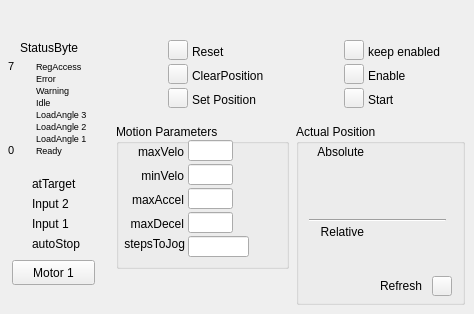
      <widget class="QWidget" name="control">
       <attribute name="title">
        <string>Control</string>
       </attribute>
       <widget class="TButton" name="tbutton2">
        <property name="geometry">
         <rect>
          <x>344</x>
          <y>64</y>
          <width>20</width>
          <height>20</height>
         </rect>
        </property>
        <property name="variable" stdset="0">
         <string>$(P):LO:SC:$(R):CBYTE</string>
        </property>
        <property name="variableSubstitutions" stdset="0">
         <string>P=CHA,R=2531-1-2</string>
        </property>
        <property name="subscribe" stdset="0">
         <bool>true</bool>
        </property>
        <property name="showLabel" stdset="0">
         <bool>false</bool>
        </property>
       </widget>
       <widget class="QLabel" name="SB_label_5">
        <property name="geometry">
         <rect>
          <x>36</x>
          <y>84</y>
          <width>65</width>
          <height>12</height>
         </rect>
        </property>
        <property name="font">
         <font>
          <pointsize>7</pointsize>
         </font>
        </property>
        <property name="text">
         <string>Warning</string>
        </property>
       </widget>
       <widget class="QEBitStatus" name="qebitstatus">
        <property name="geometry">
         <rect>
          <x>20</x>
          <y>60</y>
          <width>12</width>
          <height>96</height>
         </rect>
        </property>
        <property name="Orientation">
         <enum>QBitStatus::LSB_On_Bottom</enum>
        </property>
        <property name="offColour">
         <color>
          <red>157</red>
          <green>171</green>
          <blue>193</blue>
         </color>
        </property>
        <property name="variable" stdset="0">
         <string>$(P):LI:$(R):SBYTE</string>
        </property>
        <property name="variableSubstitutions" stdset="0">
         <string>P=CHA,R=2531-1-2</string>
        </property>
       </widget>
       <widget class="QLabel" name="SB_label_7">
        <property name="geometry">
         <rect>
          <x>36</x>
          <y>60</y>
          <width>65</width>
          <height>12</height>
         </rect>
        </property>
        <property name="font">
         <font>
          <pointsize>7</pointsize>
         </font>
        </property>
        <property name="text">
         <string>RegAccess</string>
        </property>
       </widget>
       <widget class="QLabel" name="SB_label_3">
        <property name="geometry">
         <rect>
          <x>36</x>
          <y>108</y>
          <width>65</width>
          <height>12</height>
         </rect>
        </property>
        <property name="font">
         <font>
          <pointsize>7</pointsize>
         </font>
        </property>
        <property name="text">
         <string>LoadAngle 3</string>
        </property>
       </widget>
       <widget class="QLabel" name="SB_label_4">
        <property name="geometry">
         <rect>
          <x>36</x>
          <y>96</y>
          <width>65</width>
          <height>12</height>
         </rect>
        </property>
        <property name="font">
         <font>
          <pointsize>7</pointsize>
         </font>
        </property>
        <property name="text">
         <string>Idle</string>
        </property>
       </widget>
       <widget class="QLabel" name="SB_label_6">
        <property name="geometry">
         <rect>
          <x>36</x>
          <y>72</y>
          <width>65</width>
          <height>12</height>
         </rect>
        </property>
        <property name="font">
         <font>
          <pointsize>7</pointsize>
         </font>
        </property>
        <property name="text">
         <string>Error</string>
        </property>
       </widget>
       <widget class="QLabel" name="SB_label_1">
        <property name="geometry">
         <rect>
          <x>36</x>
          <y>132</y>
          <width>65</width>
          <height>12</height>
         </rect>
        </property>
        <property name="font">
         <font>
          <pointsize>7</pointsize>
         </font>
        </property>
        <property name="text">
         <string>LoadAngle 1</string>
        </property>
       </widget>
       <widget class="QLabel" name="SB_label_2">
        <property name="geometry">
         <rect>
          <x>36</x>
          <y>120</y>
          <width>65</width>
          <height>12</height>
         </rect>
        </property>
        <property name="font">
         <font>
          <pointsize>7</pointsize>
         </font>
        </property>
        <property name="text">
         <string>LoadAngle 2</string>
        </property>
       </widget>
       <widget class="QLabel" name="SB_label_0">
        <property name="geometry">
         <rect>
          <x>36</x>
          <y>144</y>
          <width>65</width>
          <height>12</height>
         </rect>
        </property>
        <property name="font">
         <font>
          <pointsize>7</pointsize>
         </font>
        </property>
        <property name="text">
         <string>Ready</string>
        </property>
       </widget>
       <widget class="QEBitStatus" name="qebitstatus_7">
        <property name="geometry">
         <rect>
          <x>12</x>
          <y>176</y>
          <width>16</width>
          <height>16</height>
         </rect>
        </property>
        <property name="numberOfBits">
         <number>1</number>
        </property>
        <property name="shift">
         <number>3</number>
        </property>
        <property name="onColour">
         <color>
          <red>0</red>
          <green>255</green>
          <blue>0</blue>
         </color>
        </property>
        <property name="offColour">
         <color>
          <red>156</red>
          <green>173</green>
          <blue>194</blue>
         </color>
        </property>
        <property name="variable" stdset="0">
         <string>$(P):LI:$(R):SWORD</string>
        </property>
        <property name="variableSubstitutions" stdset="0">
         <string>P=CHA,R=2531-1-2</string>
        </property>
       </widget>
       <widget class="QEBitStatus" name="qebitstatus_8">
        <property name="geometry">
         <rect>
          <x>12</x>
          <y>216</y>
          <width>16</width>
          <height>16</height>
         </rect>
        </property>
        <property name="numberOfBits">
         <number>1</number>
        </property>
        <property name="shift">
         <number>0</number>
        </property>
        <property name="onColour">
         <color>
          <red>0</red>
          <green>255</green>
          <blue>0</blue>
         </color>
        </property>
        <property name="offColour">
         <color>
          <red>156</red>
          <green>173</green>
          <blue>194</blue>
         </color>
        </property>
        <property name="variable" stdset="0">
         <string>$(P):LI:$(R):SWORD</string>
        </property>
        <property name="variableSubstitutions" stdset="0">
         <string>P=CHA,R=2531-1-2</string>
        </property>
       </widget>
       <widget class="QLabel" name="label_7">
        <property name="geometry">
         <rect>
          <x>32</x>
          <y>236</y>
          <width>56</width>
          <height>15</height>
         </rect>
        </property>
        <property name="text">
         <string>autoStop</string>
        </property>
       </widget>
       <widget class="QEBitStatus" name="qebitstatus_9">
        <property name="geometry">
         <rect>
          <x>12</x>
          <y>196</y>
          <width>16</width>
          <height>16</height>
         </rect>
        </property>
        <property name="numberOfBits">
         <number>1</number>
        </property>
        <property name="shift">
         <number>1</number>
        </property>
        <property name="onColour">
         <color>
          <red>0</red>
          <green>255</green>
          <blue>0</blue>
         </color>
        </property>
        <property name="offColour">
         <color>
          <red>156</red>
          <green>173</green>
          <blue>194</blue>
         </color>
        </property>
        <property name="variable" stdset="0">
         <string>$(P):LI:$(R):SWORD</string>
        </property>
        <property name="variableSubstitutions" stdset="0">
         <string>P=CHA,R=2531-1-2</string>
        </property>
       </widget>
       <widget class="QLabel" name="label_8">
        <property name="geometry">
         <rect>
          <x>32</x>
          <y>176</y>
          <width>56</width>
          <height>15</height>
         </rect>
        </property>
        <property name="text">
         <string>atTarget</string>
        </property>
       </widget>
       <widget class="QLabel" name="label_23">
        <property name="geometry">
         <rect>
          <x>32</x>
          <y>216</y>
          <width>56</width>
          <height>15</height>
         </rect>
        </property>
        <property name="text">
         <string>Input 1</string>
        </property>
       </widget>
       <widget class="QEBitStatus" name="qebitstatus_10">
        <property name="geometry">
         <rect>
          <x>12</x>
          <y>236</y>
          <width>16</width>
          <height>16</height>
         </rect>
        </property>
        <property name="numberOfBits">
         <number>1</number>
        </property>
        <property name="shift">
         <number>5</number>
        </property>
        <property name="onColour">
         <color>
          <red>0</red>
          <green>255</green>
          <blue>0</blue>
         </color>
        </property>
        <property name="offColour">
         <color>
          <red>255</red>
          <green>0</green>
          <blue>0</blue>
         </color>
        </property>
        <property name="variable" stdset="0">
         <string>$(P):LO:$(R):CBYTE</string>
        </property>
        <property name="variableSubstitutions" stdset="0">
         <string>P=CHA,R=2531-1-2</string>
        </property>
       </widget>
       <widget class="QLabel" name="label_24">
        <property name="geometry">
         <rect>
          <x>32</x>
          <y>196</y>
          <width>56</width>
          <height>15</height>
         </rect>
        </property>
        <property name="text">
         <string>Input 2</string>
        </property>
       </widget>
       <widget class="QPushButton" name="pushButtonM1">
        <property name="geometry">
         <rect>
          <x>12</x>
          <y>260</y>
          <width>83</width>
          <height>25</height>
         </rect>
        </property>
        <property name="text">
         <string>Motor 1</string>
        </property>
       </widget>
       <widget class="QLabel" name="label_25">
        <property name="geometry">
         <rect>
          <x>368</x>
          <y>68</y>
          <width>45</width>
          <height>16</height>
         </rect>
        </property>
        <property name="text">
         <string>Enable</string>
        </property>
       </widget>
       <widget class="QLabel" name="label_26">
        <property name="geometry">
         <rect>
          <x>368</x>
          <y>92</y>
          <width>45</width>
          <height>16</height>
         </rect>
        </property>
        <property name="text">
         <string>Start</string>
        </property>
       </widget>
       <widget class="TButton" name="tbutton3">
        <property name="geometry">
         <rect>
          <x>344</x>
          <y>88</y>
          <width>20</width>
          <height>20</height>
         </rect>
        </property>
        <property name="variable" stdset="0">
         <string>CHA:LO:SC:2531-1-2:CBYTE</string>
        </property>
        <property name="subscribe" stdset="0">
         <bool>true</bool>
        </property>
        <property name="showLabel" stdset="0">
         <bool>false</bool>
        </property>
        <property name="bitNumber" stdset="0">
         <UInt>2</UInt>
        </property>
       </widget>
       <widget class="TButton" name="tbutton1">
        <property name="geometry">
         <rect>
          <x>344</x>
          <y>40</y>
          <width>20</width>
          <height>20</height>
         </rect>
        </property>
        <property name="checked">
         <bool>false</bool>
        </property>
        <property name="variable" stdset="0">
         <string>$(P):BO:$(R):CH1:MOT:ENABL</string>
        </property>
        <property name="variableSubstitutions" stdset="0">
         <string>P=CHA,R=2531-1-2</string>
        </property>
        <property name="subscribe" stdset="0">
         <bool>true</bool>
        </property>
        <property name="AlarmEnable" stdset="0">
         <bool>false</bool>
        </property>
        <property name="textOnClick" stdset="0">
         <bool>true</bool>
        </property>
        <property name="onText" stdset="0">
         <string>Yes</string>
        </property>
        <property name="offText" stdset="0">
         <string>Not</string>
        </property>
        <property name="showLabel" stdset="0">
         <bool>false</bool>
        </property>
       </widget>
       <widget class="QLabel" name="label_27">
        <property name="geometry">
         <rect>
          <x>368</x>
          <y>44</y>
          <width>89</width>
          <height>16</height>
         </rect>
        </property>
        <property name="text">
         <string>keep enabled</string>
        </property>
       </widget>
       <widget class="PButton" name="pbutton">
        <property name="geometry">
         <rect>
          <x>168</x>
          <y>40</y>
          <width>20</width>
          <height>20</height>
         </rect>
        </property>
        <property name="text">
         <string/>
        </property>
        <property name="checkable">
         <bool>false</bool>
        </property>
        <property name="variable" stdset="0">
         <string>$(P):LO:SC:$(R):CBYTE</string>
        </property>
        <property name="variableSubstitutions" stdset="0">
         <string>P=CHA,R=2531-1-2</string>
        </property>
        <property name="subscribe" stdset="0">
         <bool>true</bool>
        </property>
        <property name="AlarmEnable" stdset="0">
         <bool>false</bool>
        </property>
        <property name="writeOnPress" stdset="0">
         <bool>false</bool>
        </property>
        <property name="showLabel" stdset="0">
         <bool>false</bool>
        </property>
        <property name="bitNumber" stdset="0">
         <UInt>6</UInt>
        </property>
       </widget>
       <widget class="QLabel" name="label_2">
        <property name="geometry">
         <rect>
          <x>8</x>
          <y>144</y>
          <width>12</width>
          <height>12</height>
         </rect>
        </property>
        <property name="font">
         <font>
          <pointsize>8</pointsize>
         </font>
        </property>
        <property name="text">
         <string>0</string>
        </property>
       </widget>
       <widget class="QLabel" name="label_3">
        <property name="geometry">
         <rect>
          <x>8</x>
          <y>60</y>
          <width>12</width>
          <height>12</height>
         </rect>
        </property>
        <property name="font">
         <font>
          <pointsize>8</pointsize>
         </font>
        </property>
        <property name="text">
         <string>7</string>
        </property>
       </widget>
       <widget class="PButton" name="pbutton_2">
        <property name="geometry">
         <rect>
          <x>168</x>
          <y>64</y>
          <width>20</width>
          <height>20</height>
         </rect>
        </property>
        <property name="text">
         <string/>
        </property>
        <property name="checkable">
         <bool>false</bool>
        </property>
        <property name="variable" stdset="0">
         <string>$(P):LO:SC:$(R):CWORD</string>
        </property>
        <property name="variableSubstitutions" stdset="0">
         <string>P=CHA,R=2531-1-2</string>
        </property>
        <property name="subscribe" stdset="0">
         <bool>true</bool>
        </property>
        <property name="AlarmEnable" stdset="0">
         <bool>false</bool>
        </property>
        <property name="writeOnPress" stdset="0">
         <bool>false</bool>
        </property>
        <property name="showLabel" stdset="0">
         <bool>false</bool>
        </property>
        <property name="bitNumber" stdset="0">
         <UInt>13</UInt>
        </property>
       </widget>
       <widget class="PButton" name="pbutton_3">
        <property name="geometry">
         <rect>
          <x>168</x>
          <y>88</y>
          <width>20</width>
          <height>20</height>
         </rect>
        </property>
        <property name="text">
         <string/>
        </property>
        <property name="checkable">
         <bool>false</bool>
        </property>
        <property name="variable" stdset="0">
         <string>$(P):LO:SC:$(R):CWORD</string>
        </property>
        <property name="variableSubstitutions" stdset="0">
         <string>P=CHA,R=2531-1-2</string>
        </property>
        <property name="subscribe" stdset="0">
         <bool>true</bool>
        </property>
        <property name="AlarmEnable" stdset="0">
         <bool>false</bool>
        </property>
        <property name="writeOnPress" stdset="0">
         <bool>false</bool>
        </property>
        <property name="showLabel" stdset="0">
         <bool>false</bool>
        </property>
        <property name="bitNumber" stdset="0">
         <UInt>10</UInt>
        </property>
       </widget>
       <widget class="QLabel" name="label_4">
        <property name="geometry">
         <rect>
          <x>192</x>
          <y>44</y>
          <width>33</width>
          <height>16</height>
         </rect>
        </property>
        <property name="text">
         <string>Reset</string>
        </property>
       </widget>
       <widget class="QLabel" name="label_5">
        <property name="geometry">
         <rect>
          <x>192</x>
          <y>68</y>
          <width>77</width>
          <height>16</height>
         </rect>
        </property>
        <property name="text">
         <string>ClearPosition</string>
        </property>
       </widget>
       <widget class="QLabel" name="label_6">
        <property name="geometry">
         <rect>
          <x>192</x>
          <y>92</y>
          <width>81</width>
          <height>16</height>
         </rect>
        </property>
        <property name="text">
         <string>Set Position</string>
        </property>
       </widget>
       <widget class="QGroupBox" name="groupBox">
        <property name="geometry">
         <rect>
          <x>296</x>
          <y>124</y>
          <width>169</width>
          <height>181</height>
         </rect>
        </property>
        <property name="title">
         <string>Actual Position</string>
        </property>
        <widget class="QLabel" name="label_16">
         <property name="geometry">
          <rect>
           <x>84</x>
           <y>154</y>
           <width>49</width>
           <height>16</height>
          </rect>
         </property>
         <property name="text">
          <string>Refresh</string>
         </property>
        </widget>
        <widget class="QELabel" name="qelabel_2">
         <property name="geometry">
          <rect>
           <x>56</x>
           <y>56</y>
           <width>97</width>
           <height>16</height>
          </rect>
         </property>
         <property name="alignment">
          <set>Qt::AlignRight|Qt::AlignTrailing|Qt::AlignVCenter</set>
         </property>
         <property name="variable" stdset="0">
          <string>$(P):CALC:$(R):CH1:POS:MM</string>
         </property>
         <property name="variableSubstitutions" stdset="0">
          <string>P=CHA,R=2531-1-2</string>
         </property>
         <property name="displayAlarmState">
          <bool>false</bool>
         </property>
        </widget>
        <widget class="QELabel" name="qelabel">
         <property name="geometry">
          <rect>
           <x>56</x>
           <y>36</y>
           <width>97</width>
           <height>16</height>
          </rect>
         </property>
         <property name="alignment">
          <set>Qt::AlignRight|Qt::AlignTrailing|Qt::AlignVCenter</set>
         </property>
         <property name="variable" stdset="0">
          <string>$(P):LI:$(R):CH1:POS</string>
         </property>
         <property name="variableSubstitutions" stdset="0">
          <string>P=CHA,R=2531-1-2</string>
         </property>
         <property name="displayAlarmState">
          <bool>false</bool>
         </property>
        </widget>
        <widget class="PButton" name="pbutton_4">
         <property name="geometry">
          <rect>
           <x>136</x>
           <y>152</y>
           <width>20</width>
           <height>20</height>
          </rect>
         </property>
         <property name="text">
          <string/>
         </property>
         <property name="checkable">
          <bool>false</bool>
         </property>
         <property name="variable" stdset="0">
          <string>$(P):BO:$(R):CH1:READ:POS</string>
         </property>
         <property name="variableSubstitutions" stdset="0">
          <string>P=CHA,R=2531-1-2</string>
         </property>
         <property name="subscribe" stdset="0">
          <bool>true</bool>
         </property>
         <property name="writeOnRelease" stdset="0">
          <bool>true</bool>
         </property>
         <property name="pressText" stdset="0">
          <string>Yes</string>
         </property>
         <property name="releaseText" stdset="0">
          <string>Not</string>
         </property>
         <property name="showLabel" stdset="0">
          <bool>false</bool>
         </property>
        </widget>
        <widget class="QELabel" name="qelabel_3">
         <property name="geometry">
          <rect>
           <x>56</x>
           <y>76</y>
           <width>97</width>
           <height>16</height>
          </rect>
         </property>
         <property name="alignment">
          <set>Qt::AlignRight|Qt::AlignTrailing|Qt::AlignVCenter</set>
         </property>
         <property name="variable" stdset="0">
          <string>$(P):CALC:$(R):CH1:SET:POS:TOREV</string>
         </property>
         <property name="variableSubstitutions" stdset="0">
          <string>P=CHA,R=2531-1-2</string>
         </property>
         <property name="displayAlarmState">
          <bool>false</bool>
         </property>
        </widget>
        <widget class="QLabel" name="label_17">
         <property name="geometry">
          <rect>
           <x>12</x>
           <y>20</y>
           <width>56</width>
           <height>15</height>
          </rect>
         </property>
         <property name="text">
          <string>Absolute</string>
         </property>
         <property name="alignment">
          <set>Qt::AlignRight|Qt::AlignTrailing|Qt::AlignVCenter</set>
         </property>
        </widget>
        <widget class="Line" name="line">
         <property name="geometry">
          <rect>
           <x>13</x>
           <y>92</y>
           <width>137</width>
           <height>8</height>
          </rect>
         </property>
         <property name="orientation">
          <enum>Qt::Horizontal</enum>
         </property>
        </widget>
        <widget class="QLabel" name="label_18">
         <property name="geometry">
          <rect>
           <x>12</x>
           <y>100</y>
           <width>56</width>
           <height>15</height>
          </rect>
         </property>
         <property name="text">
          <string>Relative</string>
         </property>
         <property name="alignment">
          <set>Qt::AlignRight|Qt::AlignTrailing|Qt::AlignVCenter</set>
         </property>
        </widget>
        <widget class="QELabel" name="qelabel_4">
         <property name="geometry">
          <rect>
           <x>56</x>
           <y>120</y>
           <width>97</width>
           <height>16</height>
          </rect>
         </property>
         <property name="alignment">
          <set>Qt::AlignRight|Qt::AlignTrailing|Qt::AlignVCenter</set>
         </property>
         <property name="variable" stdset="0">
          <string>$(P):CALC:$(R):CH1:SET:INC:STEP</string>
         </property>
         <property name="variableSubstitutions" stdset="0">
          <string>P=CHA,R=2531-1-2</string>
         </property>
         <property name="displayAlarmState">
          <bool>false</bool>
         </property>
        </widget>
       </widget>
       <widget class="QGroupBox" name="groupBox_4">
        <property name="geometry">
         <rect>
          <x>116</x>
          <y>124</y>
          <width>173</width>
          <height>145</height>
         </rect>
        </property>
        <property name="title">
         <string>Motion Parameters</string>
        </property>
        <widget class="QELabel" name="qelabel_9">
         <property name="geometry">
          <rect>
           <x>120</x>
           <y>92</y>
           <width>41</width>
           <height>16</height>
          </rect>
         </property>
         <property name="variable" stdset="0">
          <string>$(P):LI:$(R):RWR:MAXD</string>
         </property>
         <property name="variableSubstitutions" stdset="0">
          <string>P=CHA,R=2531-1-2</string>
         </property>
         <property name="displayAlarmState">
          <bool>false</bool>
         </property>
        </widget>
        <widget class="QELineEdit" name="qelineedit_5">
         <property name="geometry">
          <rect>
           <x>72</x>
           <y>40</y>
           <width>45</width>
           <height>21</height>
          </rect>
         </property>
         <property name="variable" stdset="0">
          <string>$(P):LO:SC:$(R):RWR:MINV</string>
         </property>
         <property name="variableSubstitutions" stdset="0">
          <string>P=CHA,R=2531-1-2</string>
         </property>
        </widget>
        <widget class="QELineEdit" name="qelineedit_6">
         <property name="geometry">
          <rect>
           <x>72</x>
           <y>64</y>
           <width>45</width>
           <height>21</height>
          </rect>
         </property>
         <property name="variable" stdset="0">
          <string>$(P):LO:SC:$(R):RWR:MAXA</string>
         </property>
         <property name="variableSubstitutions" stdset="0">
          <string>P=CHA,R=2531-1-2</string>
         </property>
        </widget>
        <widget class="QELabel" name="qelabel_10">
         <property name="geometry">
          <rect>
           <x>120</x>
           <y>44</y>
           <width>41</width>
           <height>16</height>
          </rect>
         </property>
         <property name="variable" stdset="0">
          <string>$(P):LI:$(R):RWR:MINV</string>
         </property>
         <property name="variableSubstitutions" stdset="0">
          <string>P=CHA,R=2531-1-2</string>
         </property>
         <property name="displayAlarmState">
          <bool>false</bool>
         </property>
        </widget>
        <widget class="QELabel" name="qelabel_11">
         <property name="geometry">
          <rect>
           <x>120</x>
           <y>20</y>
           <width>41</width>
           <height>16</height>
          </rect>
         </property>
         <property name="variable" stdset="0">
          <string>$(P):LI:$(R):RWR:MAXV</string>
         </property>
         <property name="variableSubstitutions" stdset="0">
          <string>P=CHA,R=2531-1-2</string>
         </property>
         <property name="displayAlarmState">
          <bool>false</bool>
         </property>
        </widget>
        <widget class="QELineEdit" name="qelineedit_7">
         <property name="geometry">
          <rect>
           <x>72</x>
           <y>88</y>
           <width>45</width>
           <height>21</height>
          </rect>
         </property>
         <property name="variable" stdset="0">
          <string>$(P):LO:SC:$(R):RWR:MAXD</string>
         </property>
         <property name="variableSubstitutions" stdset="0">
          <string>P=CHA,R=2531-1-2</string>
         </property>
        </widget>
        <widget class="QELabel" name="qelabel_12">
         <property name="geometry">
          <rect>
           <x>120</x>
           <y>68</y>
           <width>41</width>
           <height>16</height>
          </rect>
         </property>
         <property name="variable" stdset="0">
          <string>$(P):LI:$(R):RWR:MAXA</string>
         </property>
         <property name="variableSubstitutions" stdset="0">
          <string>P=CHA,R=2531-1-2</string>
         </property>
         <property name="displayAlarmState">
          <bool>false</bool>
         </property>
        </widget>
        <widget class="QLabel" name="label_47">
         <property name="geometry">
          <rect>
           <x>12</x>
           <y>20</y>
           <width>56</width>
           <height>15</height>
          </rect>
         </property>
         <property name="text">
          <string>maxVelo</string>
         </property>
         <property name="alignment">
          <set>Qt::AlignRight|Qt::AlignTrailing|Qt::AlignVCenter</set>
         </property>
        </widget>
        <widget class="QLabel" name="label_48">
         <property name="geometry">
          <rect>
           <x>12</x>
           <y>44</y>
           <width>56</width>
           <height>15</height>
          </rect>
         </property>
         <property name="text">
          <string>minVelo</string>
         </property>
         <property name="alignment">
          <set>Qt::AlignRight|Qt::AlignTrailing|Qt::AlignVCenter</set>
         </property>
        </widget>
        <widget class="QLabel" name="label_49">
         <property name="geometry">
          <rect>
           <x>7</x>
           <y>68</y>
           <width>61</width>
           <height>15</height>
          </rect>
         </property>
         <property name="text">
          <string>maxAccel</string>
         </property>
         <property name="alignment">
          <set>Qt::AlignRight|Qt::AlignTrailing|Qt::AlignVCenter</set>
         </property>
        </widget>
        <widget class="QLabel" name="label_50">
         <property name="geometry">
          <rect>
           <x>7</x>
           <y>92</y>
           <width>61</width>
           <height>15</height>
          </rect>
         </property>
         <property name="text">
          <string>maxDecel</string>
         </property>
         <property name="alignment">
          <set>Qt::AlignRight|Qt::AlignTrailing|Qt::AlignVCenter</set>
         </property>
        </widget>
        <widget class="QELineEdit" name="qelineedit_8">
         <property name="geometry">
          <rect>
           <x>72</x>
           <y>16</y>
           <width>45</width>
           <height>21</height>
          </rect>
         </property>
         <property name="variable" stdset="0">
          <string>$(P):LO:SC:$(R):RWR:MAXV</string>
         </property>
         <property name="variableSubstitutions" stdset="0">
          <string>P=CHA,R=2531-1-2</string>
         </property>
        </widget>
        <widget class="QELineEdit" name="qelineedit_9">
         <property name="geometry">
          <rect>
           <x>72</x>
           <y>112</y>
           <width>61</width>
           <height>21</height>
          </rect>
         </property>
         <property name="variable" stdset="0">
          <string>$(P):LO:$(R):CH1:JOG:VAL</string>
         </property>
         <property name="variableSubstitutions" stdset="0">
          <string>P=CHA,R=2531-1-2</string>
         </property>
        </widget>
        <widget class="QLabel" name="label_51">
         <property name="geometry">
          <rect>
           <x>0</x>
           <y>112</y>
           <width>69</width>
           <height>15</height>
          </rect>
         </property>
         <property name="text">
          <string>stepsToJog</string>
         </property>
         <property name="alignment">
          <set>Qt::AlignRight|Qt::AlignTrailing|Qt::AlignVCenter</set>
         </property>
        </widget>
       </widget>
       <widget class="QLabel" name="label">
        <property name="geometry">
         <rect>
          <x>20</x>
          <y>40</y>
          <width>69</width>
          <height>16</height>
         </rect>
        </property>
        <property name="text">
         <string>StatusByte</string>
        </property>
       </widget>
       <widget class="QELabel" name="qelabel_5">
        <property name="geometry">
         <rect>
          <x>12</x>
          <y>12</y>
          <width>73</width>
          <height>16</height>
         </rect>
        </property>
        <property name="font">
         <font>
          <pointsize>11</pointsize>
          <weight>75</weight>
          <bold>true</bold>
         </font>
        </property>
        <property name="variable" stdset="0">
         <string>$(P):LI:$(R):DATA.DESC</string>
        </property>
        <property name="variableSubstitutions" stdset="0">
         <string>P=CHA,R=2531-1-2</string>
        </property>
        <property name="displayAlarmState">
         <bool>false</bool>
        </property>
       </widget>
       <widget class="QELabel" name="qelabel_6">
        <property name="geometry">
         <rect>
          <x>288</x>
          <y>12</y>
          <width>81</width>
          <height>16</height>
         </rect>
        </property>
        <property name="font">
         <font>
          <pointsize>11</pointsize>
          <weight>75</weight>
          <bold>true</bold>
         </font>
        </property>
        <property name="variable" stdset="0">
         <string>$(P):MBBI:$(R):CH1:MOTOR:STATE</string>
        </property>
        <property name="variableSubstitutions" stdset="0">
         <string>P=CHA,R=2531-1-2</string>
        </property>
        <property name="displayAlarmState">
         <bool>false</bool>
        </property>
       </widget>
      </widget>
